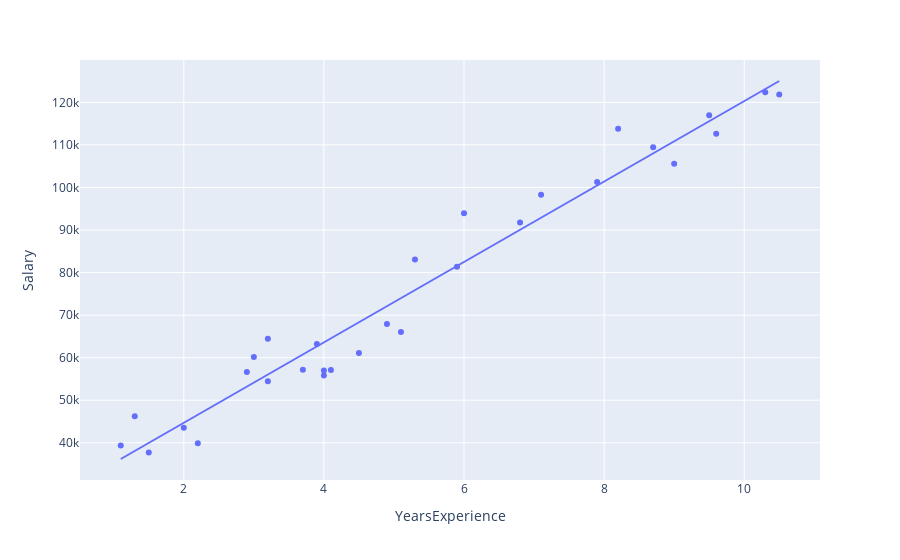

The code cell stored with this chart in its notebook:
### Code cell
graph = px.scatter(data_frame=data, x='YearsExperience', y='Salary', trendline='ols',)
graph.show()

### Figure 1 — Plotly figure (JSON) as saved in the notebook; plotly's stock layout.template omitted (floating-point values rounded to 4 significant figures)
{"data": [{"hovertemplate": "YearsExperience=%{x}<br>Salary=%{y}<extra></extra>", "legendgroup": "", "marker": {"color": "#636efa", "symbol": "circle"}, "mode": "markers", "name": "", "orientation": "v", "showlegend": false, "type": "scatter", "x": [1.1, 1.3, 1.5, 2, 2.2, 2.9, 3, 3.2, 3.2, 3.7, 3.9, 4, 4, 4.1, 4.5, 4.9, 5.1, 5.3, 5.9, 6, 6.8, 7.1, 7.9, 8.2, 8.7, 9, 9.5, 9.6, 10.3, 10.5], "xaxis": "x", "y": [39343, 46205, 37731, 43525, 39891, 56642, 60150, 54445, 64445, 57189, 63218, 55794, 56957, 57081, 61111, 67938, 66029, 83088, 81363, 93940, 91738, 98273, 101302, 113812, 109431, 105582, 116969, 112635, 122391, 121872], "yaxis": "y"}, {"hovertemplate": "<b>OLS trendline</b><br>Salary = 9449.96 * YearsExperience + 25792.2<br>R<sup>2</sup>=0.956957<br><br>YearsExperience=%{x}<br>Salary=%{y} <b>(trend)</b><extra></extra>", "legendgroup": "", "marker": {"color": "#636efa", "symbol": "circle"}, "mode": "lines", "name": "", "showlegend": false, "type": "scatter", "x": [1.1, 1.3, 1.5, 2, 2.2, 2.9, 3, 3.2, 3.2, 3.7, 3.9, 4, 4, 4.1, 4.5, 4.9, 5.1, 5.3, 5.9, 6, 6.8, 7.1, 7.9, 8.2, 8.7, 9, 9.5, 9.6, 10.3, 10.5], "xaxis": "x", "y": [36190.0, 38080.0, 39970.0, 44690.0, 46580.0, 53200.0, 54140.0, 56030.0, 56030.0, 60760.0, 62650.0, 63590.0, 63590.0, 64540.0, 68320.0, 72100.0, 73990.0, 75880.0, 81550.0, 82490.0, 90050.0, 92890.0, 100400.0, 103300.0, 108000.0, 110800.0, 115600.0, 116500.0, 123100.0, 125000.0], "yaxis": "y"}], "layout": {"legend": {"tracegroupgap": 0}, "margin": {"t": 60}, "xaxis": {"anchor": "y", "domain": [0, 1], "title": {"text": "YearsExperience"}}, "yaxis": {"anchor": "x", "domain": [0, 1], "title": {"text": "Salary"}}}}
